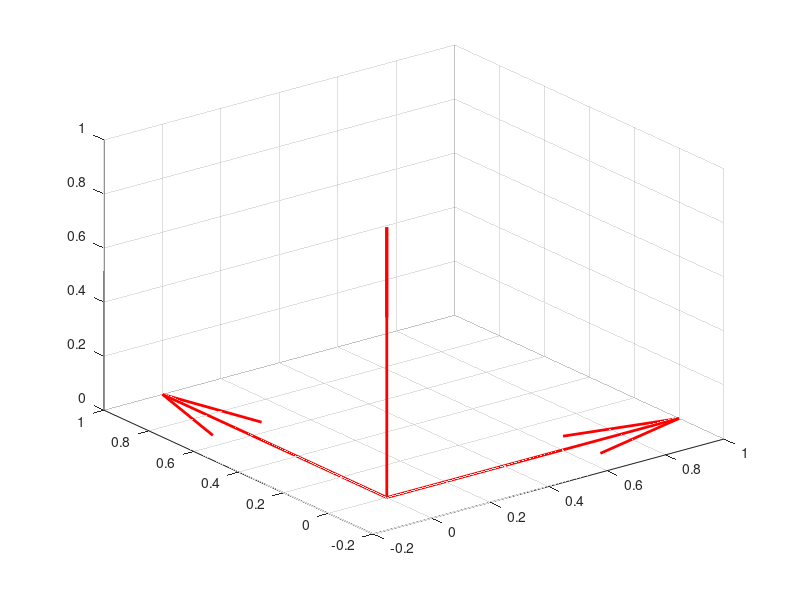

Reproduce this figure in MATLAB.
function plotCoordinateAxis(scale)
%PLOTCOORDINATEAXIS Plots the x,y and z axis at (0,0,0)

if nargin == 0
    scale = 1;
end

% Coordinate system
cs = eye(3);

quiver3([0 0 0], [0 0 0], [0 0 0], cs(1, :), cs(2, :), cs(3, :),...
    scale, 'red', 'LineWidth', 2);

end

